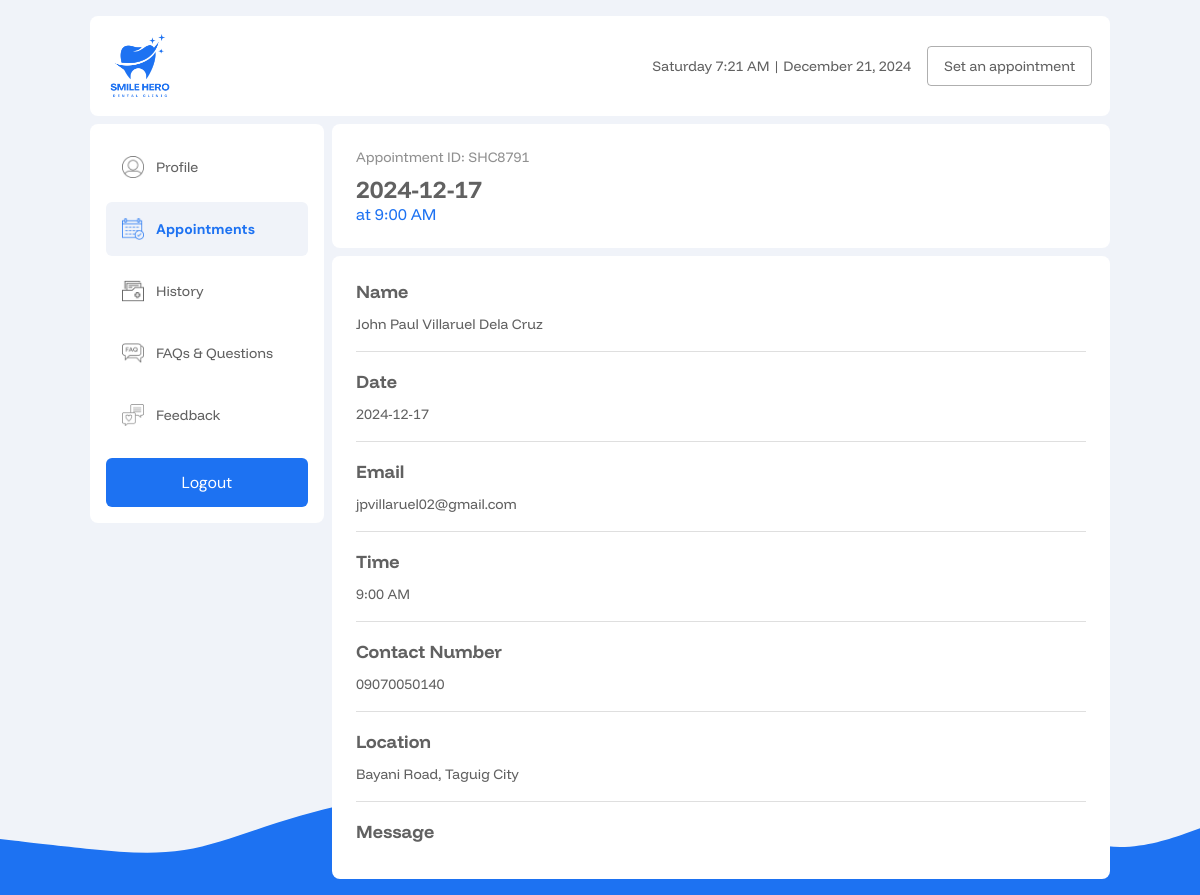
The app's page /user_pages/appointment_page.php (signed in), older data.
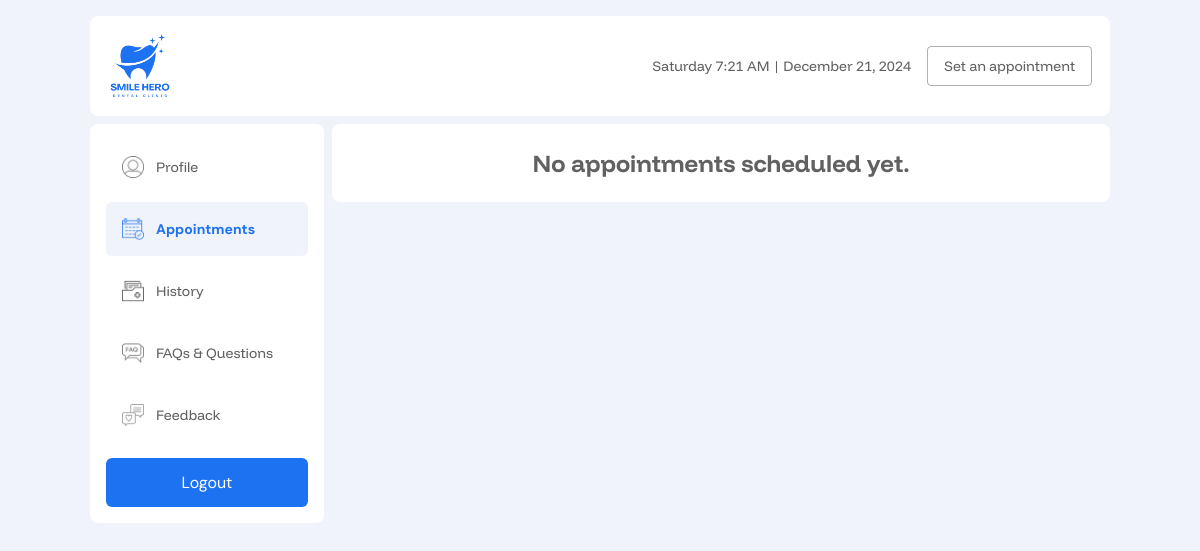
The same page, newer data.
### tables this page shows
CREATE TABLE `appointments` (
  `user_id` varchar(100) NOT NULL,
  `doctor_id` varchar(100) DEFAULT NULL,
  `appointment_id` varchar(20) NOT NULL,
  `label` varchar(100) NOT NULL,
  `name` varchar(255) NOT NULL,
  `email` varchar(255) NOT NULL,
  `contact` varchar(30) NOT NULL,
  `message` text NOT NULL,
  `date` varchar(30) NOT NULL,
  `time` varchar(30) NOT NULL,
  `service` varchar(100) NOT NULL,
  `location` varchar(100) NOT NULL,
  `status` varchar(50) NOT NULL,
  `created_at` datetime NOT NULL
);

### user_pages/appointment_page.php (the view, shortened to what this page needs)
<?php
require_once '../includes/dbh.inc.php';
  $user_id = $_SESSION['user_id'];
  $query = "SELECT * FROM appointments WHERE user_id = ? AND status =  'accepted' ";
  $stmt = $conn->prepare($query);
  $stmt->bind_param("s", $user_id);
  $stmt->execute();
  $result = $stmt->get_result();
?>
<!DOCTYPE html>
<html lang="en">
<head>
  <link rel="stylesheet" href="../src/dist/styles.css" />
</head>
<body class="user__page">
  <main class="user__main">
    <?php include('includes/nav.php'); ?>
    <section class="user-contents">
      <?php include('includes/sidenav.php'); ?>
    <section class="appointment__page account__container">
        <?php if ($row = $result->fetch_assoc()) {
          ?>
        <div class="appointments__container">
          <div class="appointment__item">
            <div class="header">
              <div class="header__body-text">
                <p class="appointment-id">Appointment ID: <?php echo $row["appointment_id"]; ?></p>
                <h2 class="appointment-date"><?php echo $row['date'] ?></h2>
                <p class="appointment-time">at <?php echo $row["time"]; ?></p>
              </div>
            </div>
              <div class="appointment__details">
                <div class="detail">
                  <p class="detail__header">Name</p>
                  <p class="detail__content" id="appName"><?php echo $row["name"]; ?></p>
                </div>
                <div class="detail">
                      <p class="detail__header">Date</p>
                      <p class="detail__content" id="appDate"><?php echo $row["date"]; ?></p>
                </div>
                <div class="detail">
                      <p class="detail__header">Email</p>
                      <p class="detail__content" id="appEmail"><?php echo $row["email"]; ?></p>
                </div>
                <div class="detail">
                      <p class="detail__header">Time</p>
                      <p class="detail__content" id="appTime"><?php echo $row["time"]; ?></p>
                </div>
                <div class="detail">
                      <p class="detail__header">Contact Number</p>
                      <p class="detail__content" id="appContact"><?php echo $row["contact"]; ?></p>
                </div>
                <div class="detail">
                      <p class="detail__header">Location</p>
                      <p class="detail__content" id="appLoc"><?php echo $row["location"]; ?></p>
                </div>
                <div class="detail">
                      <p class="detail__header">Message</p>
                </div>
            </div>
            <?php } else {
                  echo "<p class='no-appointment-message'
                  style='width: 100%;
                         font-size: 1.5rem;
                         font-weight: bold;
                         color: #616161;
                         text-align: center;
                         padding: 1.5rem;
                         border-radius: 0.5rem;
                         background-color: var(--ntrl-clr-100);'
                         >No appointments scheduled yet.</p>";
            }
            $conn->close()?>
          </div>
        </div>
    </section>
  </main>
</body>
</html>

Row changes from the older to the newer data that the page shows:
no longer on this page (row edited): appointments: appointment_id "SHC8791", date "2024-12-17", time "9:00 AM", name "John Paul Villaruel Dela Cruz", email "jpvillaruel02@gmail.com", contact "09070050140", location "Bayani Road, Taguig City"
Text that changed along with them:
text no longer shown: "Appointment ID: at Name Date Email Time Contact Number Location Message"
text now shown: "No appointments scheduled yet."
